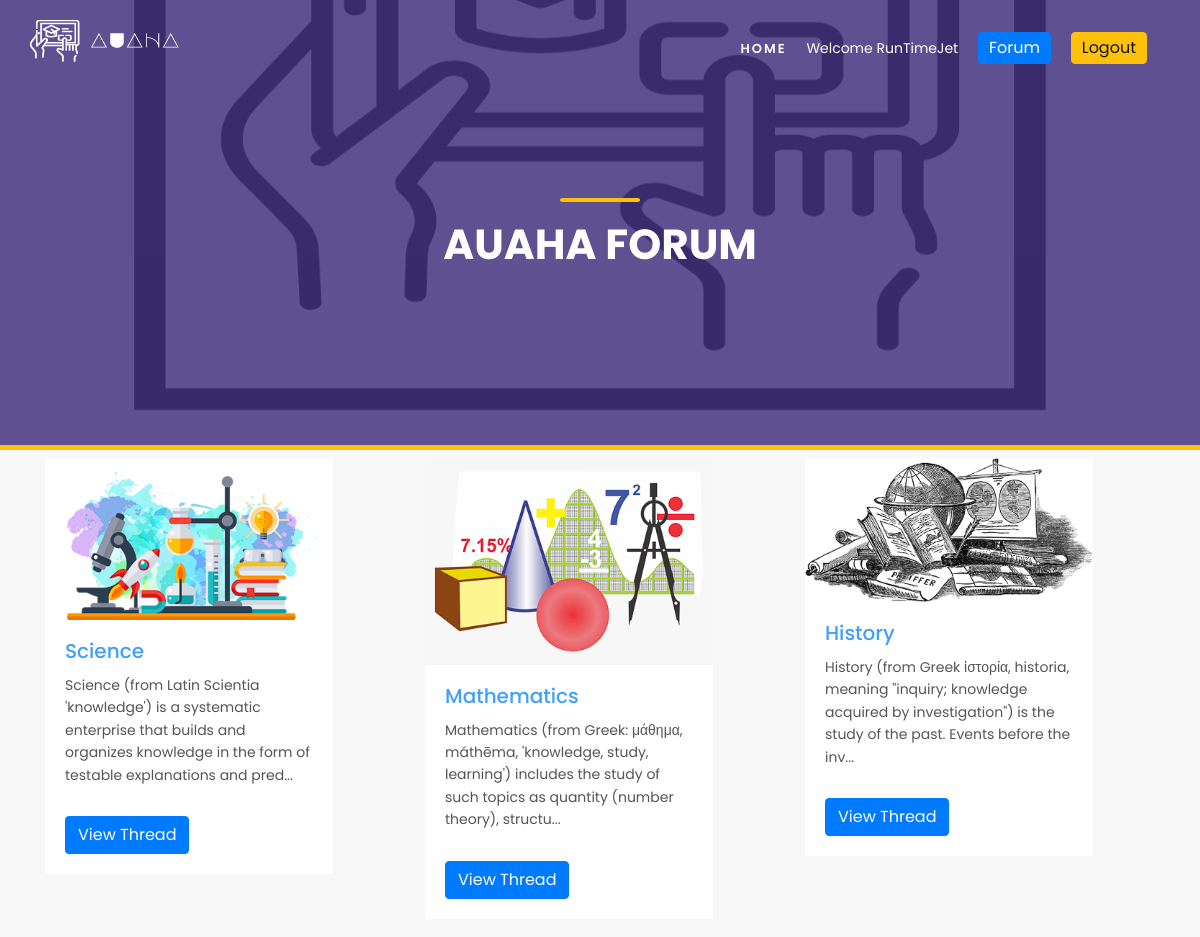
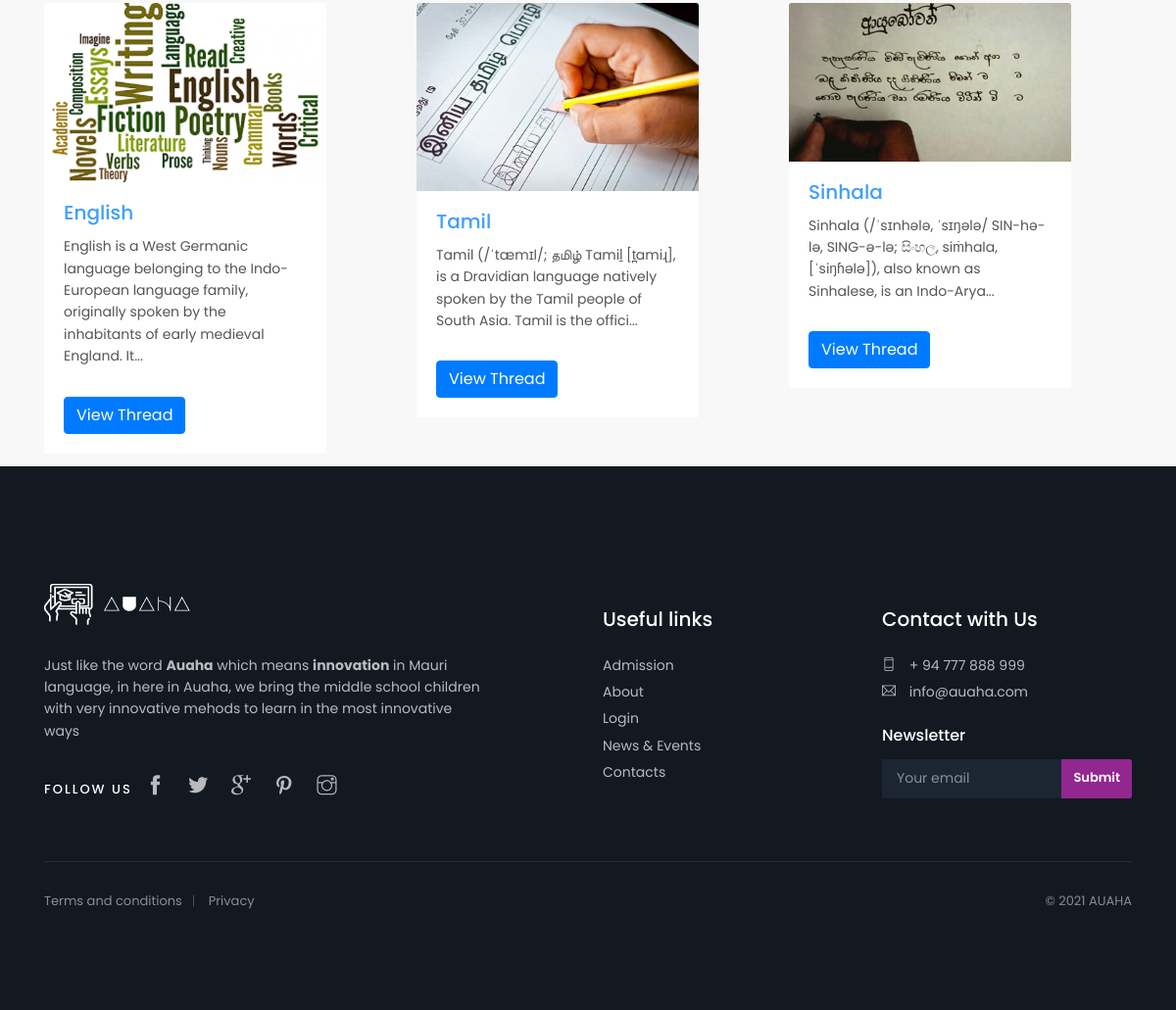
Page /forum/index.php (signed in) on the committed database (2 pictures, top to bottom).
### tables this page shows
CREATE TABLE `categories` (
  `category_id` int(11) NOT NULL,
  `category_name` varchar(255) NOT NULL,
  `category_description` mediumtext NOT NULL,
  `timestamp` datetime NOT NULL DEFAULT current_timestamp()
);

### forum/index.php (the view, shortened to what this page needs)
<!doctype html>
<html lang="en">
<head>
    <link href="../assets/css/bootstrap.min.css" rel="stylesheet">
    <link href="../assets/css/style.css" rel="stylesheet">
    <link href="../assets/css/vendors.css" rel="stylesheet">
    <link href="../assets/css/icon_fonts/css/all_icons.min.css" rel="stylesheet">
    <link href="../assets/css/custom.css" rel="stylesheet">
</head>
<body>
    <?php include 'partials/dbconnect.php';?>
    <?php include 'partials/header.php';?>
    <section id="hero_in" class="general">
        <div class="wrapper">
            <div class="container">
                <h1 class="fadeInUp"><span></span>Auaha Forum </h1>
            </div>
        </div>
    </section>
    <div class="container" id="ques">
        <div class="row">
            <?php
            $sql = "SELECT * FROM `categories`";
            $result = mysqli_query($conn,$sql);
            while($row = mysqli_fetch_assoc($result)){
                $id = $row['category_id'];
                $cat = $row['category_name'];
                $desc = $row['category_description'];
                echo '
                <div class="col-md-4 my-2">
                <div class="card" style="width: 18rem;">
                    <img class="card-img-top" src="../assets/img/card/card-'. $id .'.png" width="400px" depth="300px" alt="Card image">
                    <div class="card-body">
                        <h5 class="card-title"><a href="threadlist.php?category_id='. $id .'"> '. $cat .'</a></h5>
                        <p class="card-text">'. substr($desc,0,150) .'...</p>
                        <a href="threadlist.php?category_id='. $id .'" class="btn btn-primary">View Thread</a>
                    </div>
                </div>
            </div>';
            }
            ?>
        </div>
    </div>
    <?php include 'partials/footer.php'?>
</body>
</html>

### rows in the picture
categories: shows a picture, category_name "Science", category_description "Science (from Latin Scientia 'knowledge') is a systematic enterprise that builds and organizes knowledge in the form of testable explanations and pred"
categories: shows a picture, category_name "Mathematics", category_description "Mathematics (from Greek: μάθημα, máthēma, 'knowledge, study, learning') includes the study of such topics as quantity (number theory), structu"
categories: shows a picture, category_name "History", category_description "History (from Greek ἱστορία, historia, meaning \"inquiry; knowledge acquired by investigation\") is the study of the past. Events before the inv"
categories: shows a picture, category_name "English", category_description "English is a West Germanic language belonging to the Indo-European language family, originally spoken by the inhabitants of early medieval England. It"
categories: shows a picture, category_name "Tamil", category_description "Tamil (/ˈtæmɪl/; தமிழ் Tamiḻ [t̪amiɻ], is a Dravidian language natively spoken by the Tamil people of South Asia. Tamil is the offici"
categories: shows a picture, category_name "Sinhala", category_description "Sinhala (/ˈsɪnhələ, ˈsɪŋələ/ SIN-hə-lə, SING-ə-lə; සිංහල, siṁhala, [ˈsiŋɦələ]), also known as Sinhalese, is an Indo-Arya"

### other values in the picture
$_SESSION['user_name'] "RunTimeJet"
